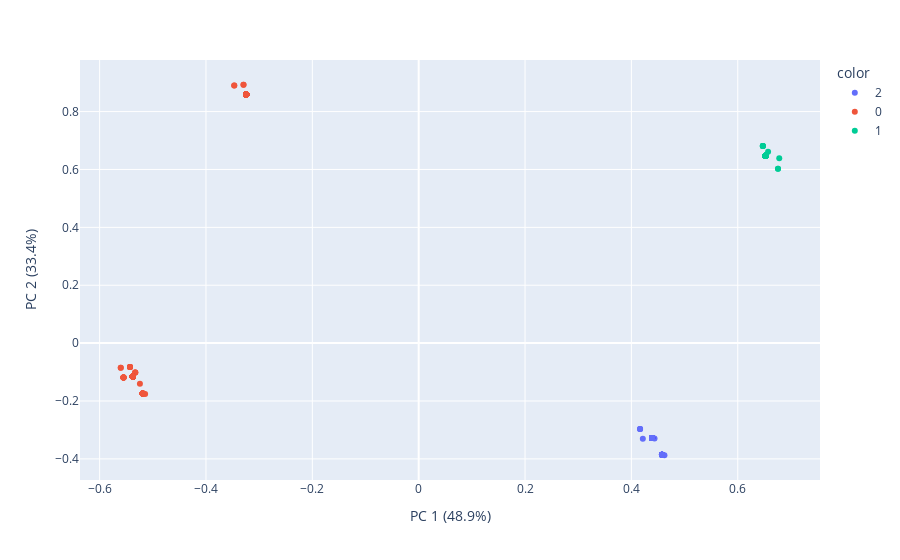

Notebook cell for this chart:
### Markdown cell above
On peut maintenant passer à l'ACP pour voir les résultats.

### Code cell
pca_services = PCA(n_components=2)

components_services = pca_services.fit_transform(df_services.drop('cluster', axis=1))

labels = {
    str(i): f"PC {i+1} ({var:.1f}%)"
    for i, var in enumerate(pca_services.explained_variance_ratio_ * 100)
}

fig = px.scatter(components_services, x=0, y=1, color=df_services.cluster, labels=labels)
fig.show()

### Figure 1 — Plotly figure (JSON) as saved in the notebook; plotly's stock layout.template omitted (floating-point values rounded to 4 significant figures; data arrays with more than 128 entries replaced by an {"elided": "..."} marker saying what was removed)
{"data": [{"hovertemplate": "color=2<br>PC 1 (48.9%)=%{x}<br>PC 2 (33.4%)=%{y}<extra></extra>", "legendgroup": "2", "marker": {"color": "#636efa", "symbol": "circle"}, "mode": "markers", "name": "2", "orientation": "v", "showlegend": true, "type": "scatter", "x": {"elided": "336 float values"}, "xaxis": "x", "y": {"elided": "336 float values"}, "yaxis": "y"}, {"hovertemplate": "color=0<br>PC 1 (48.9%)=%{x}<br>PC 2 (33.4%)=%{y}<extra></extra>", "legendgroup": "0", "marker": {"color": "#EF553B", "symbol": "circle"}, "mode": "markers", "name": "0", "orientation": "v", "showlegend": true, "type": "scatter", "x": {"elided": "456 float values"}, "xaxis": "x", "y": {"elided": "456 float values"}, "yaxis": "y"}, {"hovertemplate": "color=1<br>PC 1 (48.9%)=%{x}<br>PC 2 (33.4%)=%{y}<extra></extra>", "legendgroup": "1", "marker": {"color": "#00cc96", "symbol": "circle"}, "mode": "markers", "name": "1", "orientation": "v", "showlegend": true, "type": "scatter", "x": [0.6523, 0.6523, 0.6757, 0.6523, 0.6523, 0.6472, 0.6523, 0.6523, 0.6523, 0.6523, 0.6523, 0.6523, 0.6523, 0.6523, 0.6523, 0.6523, 0.6472, 0.6523, 0.6523, 0.6523, 0.6523, 0.6523, 0.6523, 0.6523, 0.6523, 0.6523, 0.6472, 0.6523, 0.6523, 0.6523, 0.6523, 0.6523, 0.6523, 0.6523, 0.6523, 0.6523, 0.6523, 0.6523, 0.6523, 0.6757, 0.6523, 0.6523, 0.6523, 0.657, 0.6523, 0.6523, 0.6523, 0.6523, 0.6523, 0.6523, 0.6523, 0.6523, 0.6523, 0.6523, 0.6523, 0.6523, 0.6523, 0.6523, 0.6523, 0.6523, 0.6523, 0.6523, 0.6523, 0.6472, 0.6523, 0.6523, 0.6523, 0.6523, 0.6523, 0.6523, 0.6523, 0.6523, 0.6523, 0.6523, 0.6523, 0.6523, 0.6523, 0.6523, 0.6523, 0.6523, 0.6523, 0.6523, 0.6523, 0.6523, 0.6523, 0.6523, 0.6523, 0.6523, 0.6523, 0.6523, 0.6523, 0.6523, 0.6523, 0.6523, 0.6523, 0.6523, 0.6523, 0.6523, 0.6523, 0.6523, 0.6523, 0.6523, 0.6523, 0.6523, 0.6523, 0.678, 0.6523, 0.6523, 0.6523, 0.6523, 0.6523, 0.6523, 0.6523, 0.6523, 0.6523, 0.6523, 0.6523, 0.6523, 0.6523, 0.6523], "xaxis": "x", "y": [0.6473, 0.6473, 0.6029, 0.6473, 0.6473, 0.6809, 0.6473, 0.6473, 0.6473, 0.6473, 0.6473, 0.6473, 0.6473, 0.6473, 0.6473, 0.6473, 0.6809, 0.6473, 0.6473, 0.6473, 0.6473, 0.6473, 0.6473, 0.6473, 0.6473, 0.6473, 0.6809, 0.6473, 0.6473, 0.6473, 0.6473, 0.6473, 0.6473, 0.6473, 0.6473, 0.6473, 0.6473, 0.6473, 0.6473, 0.6029, 0.6473, 0.6473, 0.6473, 0.6612, 0.6473, 0.6473, 0.6473, 0.6473, 0.6473, 0.6473, 0.6473, 0.6473, 0.6473, 0.6473, 0.6473, 0.6473, 0.6473, 0.6473, 0.6473, 0.6473, 0.6473, 0.6473, 0.6473, 0.6809, 0.6473, 0.6473, 0.6473, 0.6473, 0.6473, 0.6473, 0.6473, 0.6473, 0.6473, 0.6473, 0.6473, 0.6473, 0.6473, 0.6473, 0.6473, 0.6473, 0.6473, 0.6473, 0.6473, 0.6473, 0.6473, 0.6473, 0.6473, 0.6473, 0.6473, 0.6473, 0.6473, 0.6473, 0.6473, 0.6473, 0.6473, 0.6473, 0.6473, 0.6473, 0.6473, 0.6473, 0.6473, 0.6473, 0.6473, 0.6473, 0.6473, 0.6389, 0.6473, 0.6473, 0.6473, 0.6473, 0.6473, 0.6473, 0.6473, 0.6473, 0.6473, 0.6473, 0.6473, 0.6473, 0.6473, 0.6473], "yaxis": "y"}], "layout": {"legend": {"title": {"text": "color"}, "tracegroupgap": 0}, "margin": {"t": 60}, "xaxis": {"anchor": "y", "domain": [0, 1], "title": {"text": "PC 1 (48.9%)"}}, "yaxis": {"anchor": "x", "domain": [0, 1], "title": {"text": "PC 2 (33.4%)"}}}}
